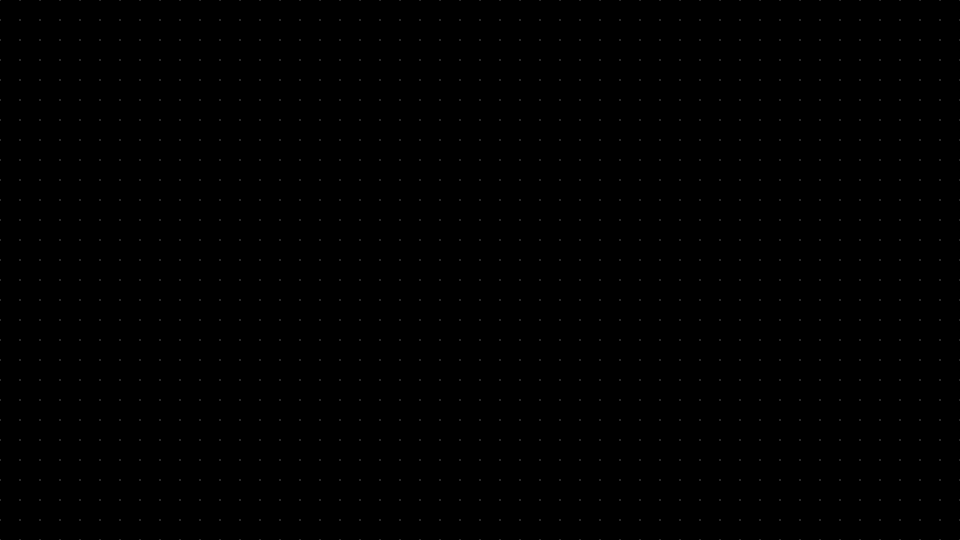
Frame 1 (no input)
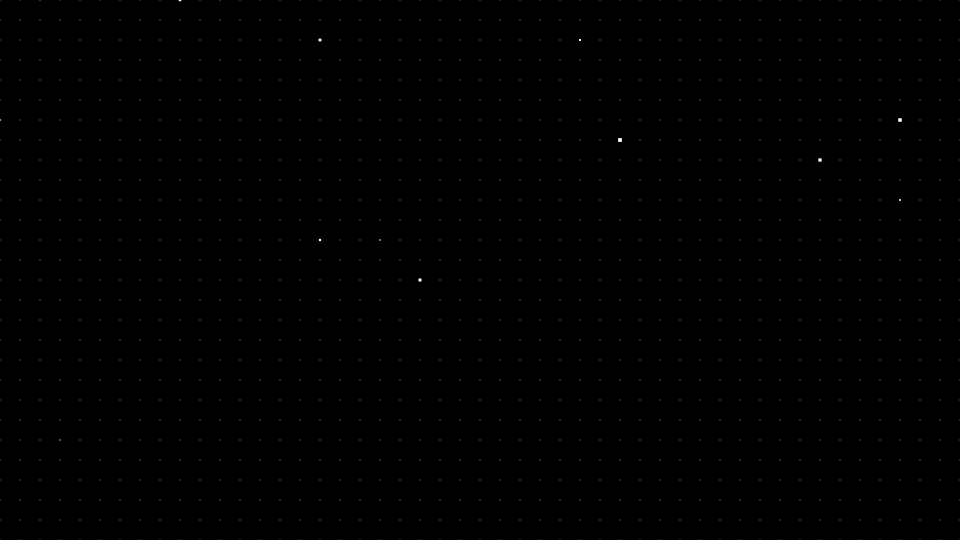
Frame 60 (the mouse pressed at the canvas centre just before this capture)
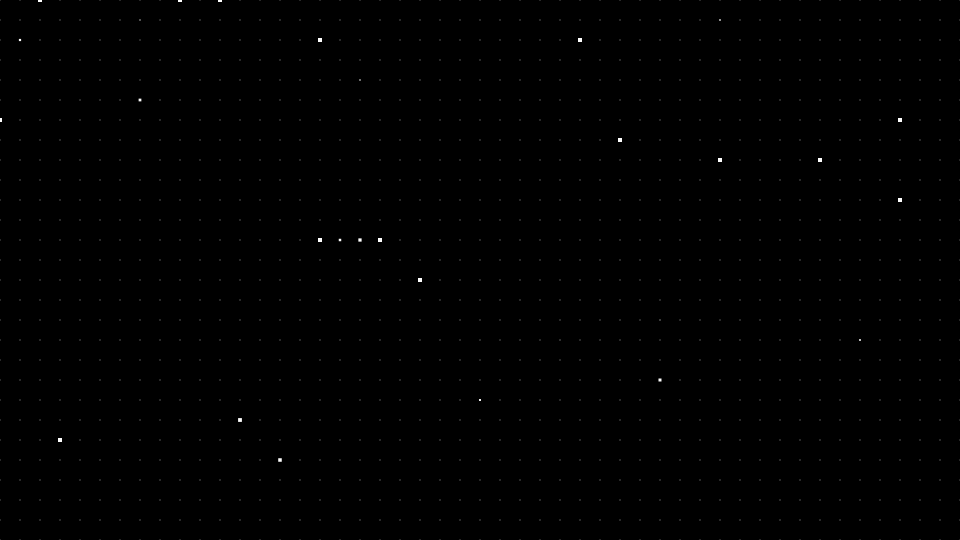
Frame 120 (the mouse held since frame 60 and released just before this capture)

The Processing sketch that drew these frames (run headless with seeded random() and noise(); from frame 60 on, the mouse is pressed at the canvas centre):

// Processing sketch: animation001
// ── animation001.pde
ArrayList<Particle> particles;

float gridSize = 20;

void setup() {
  size(960, 540);
  smooth(2);
  pixelDensity(2);
  frameRate(25);
  rectMode(CENTER);

  particles = new ArrayList<Particle>();
}

void draw() {
  background(0);
  noStroke();
  fill(255, 40);
  for (int j = 0; j <= height; j+=gridSize) {
    for (int i = 0; i <= width; i+=gridSize) {
      rect(i, j, 2, 2);
    }
  }

  if (frameCount%4 == 0) {
    addParticle();
  }

  for (int i = 0; i < particles.size(); i++) {
    Particle p = particles.get(i);
    p.update();
    p.show();
    if (p.remove) particles.remove(i--);
  }
}

void keyPressed() {
  for (int i = 0; i < 100; i++) {
    addParticle();
  }
}

void addParticle() {
  float xx = gridSize*int(random(width/gridSize));
  float yy = gridSize*int(random(height/gridSize));
  particles.add(new Particle(xx, yy));
}

class Particle {
  boolean remove;
  float x, y, s;
  float nx, ny;
  float time;
  Particle(float x, float y) {
    this.x = nx = x; 
    this.y = ny = y; 
    s = 4; 
    time = 0;
    remove = false;
  }
  void update() {
    time += 1./60;
    if (nx != x || ny != y) {
      x = lerp(x, nx, 0.1); 
      y = lerp(y, ny, 0.1);
      if (abs(nx-x) < 0.1) x = nx;
      if (abs(ny-y) < 0.1) y = ny;
    } else if (time > 2) {
      if (random(1) < 0.5) nx += (int(random(2))*2-1)*gridSize;
      else ny += (int(random(2))*2-1)*gridSize;
    }

    if (time > 12) remove = true;
    if (time > 11) s = map(time, 11, 12, 4, 0);
  }
  void show() {
    fill(255);
    float ss = constrain(time, 0, 1)*s;

    float nw = ss;
    if (nx != x) nw = gridSize-abs(nx-x);
    float nh = ss;
    if (ny != y) nh = gridSize-abs(ny-y);
    rect(x, y, nw, nh);
  }
}
